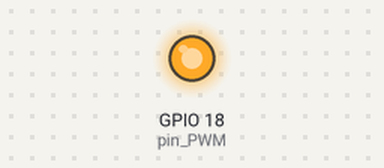
This sketch was run on a simulated ESP32. Shown: output pins drawn as LEDs (lit = HIGH). What the sketch prints to the serial monitor is not drawn.

Above: at 0.15 s.
At 39.49 s:
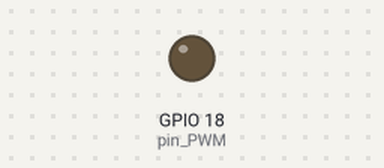
Timing chart, 0 to 40.0 s (numbered marks = the images above):
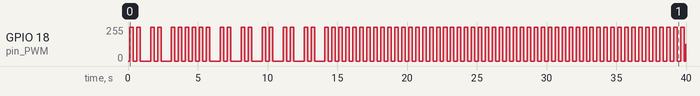

Measured:
- by itself, GPIO 18 (pin_PWM): 0/255 → 253/255 at 0.12 s, → 0/255 0.25 s later, → 253/255 0.25 s later, → 0/255 0.25 s later, … (145 changes in this stretch)

The sketch:

Codigo_labo1_generadorPWM.ino
```cpp
#include <math.h>

const int pin_PWM = 18;

const int frec_PWM = 5000;
const int resolucion = 8;

const float frec_seno = 2.0;
const unsigned long intervalo = 5;

unsigned long tiempoAnterior = 0;

void setup() {

  Serial.begin(921600);
  ledcAttach(pin_PWM, frec_PWM, resolucion);

}

void loop() {

  unsigned long tiempoActual = millis();

  if (tiempoActual - tiempoAnterior >= intervalo) {

    tiempoAnterior = tiempoActual;

    float t = tiempoActual / 1000.0;
    float senoNormalizado = (sin(2.0 * PI * frec_seno * t) + 1.0) / 2.0;

    int duty = (int)(senoNormalizado * 255);

    ledcWrite(pin_PWM, duty);

    Serial.println(duty);
  }

}
```
